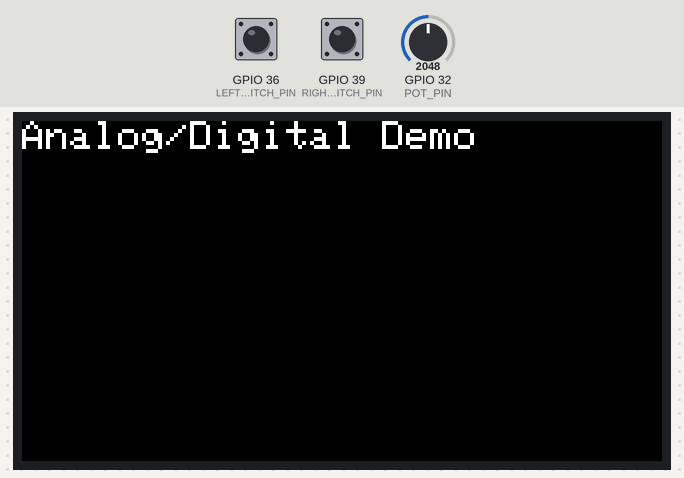
Bench run of a sketch on a simulated ESP32. Shown: 320×170 colour display. The test bench sets the inputs (shaded band); at power-on: GPIO 36 (LEFT_SWITCH_PIN) HIGH, GPIO 39 (RIGHT_SWITCH_PIN) HIGH, GPIO 32 (POT_PIN) = 2048.

Above: at 0.3 s.
2.5 s: GPIO 36 (LEFT_SWITCH_PIN) pulled LOW for 0.15 s
At 2.64 s:
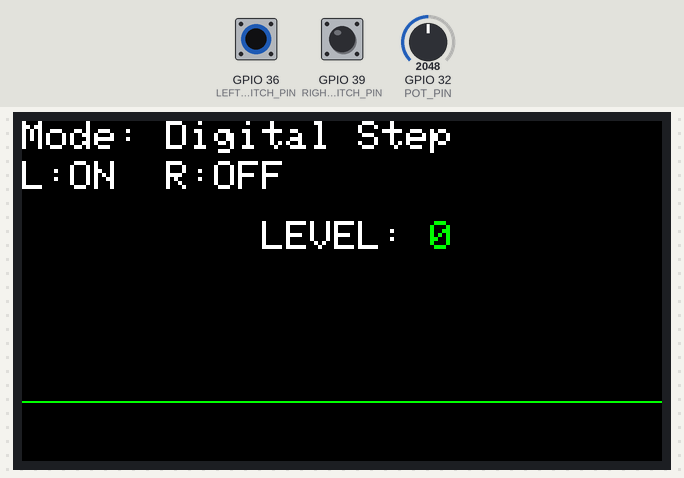
At 3.7 s:
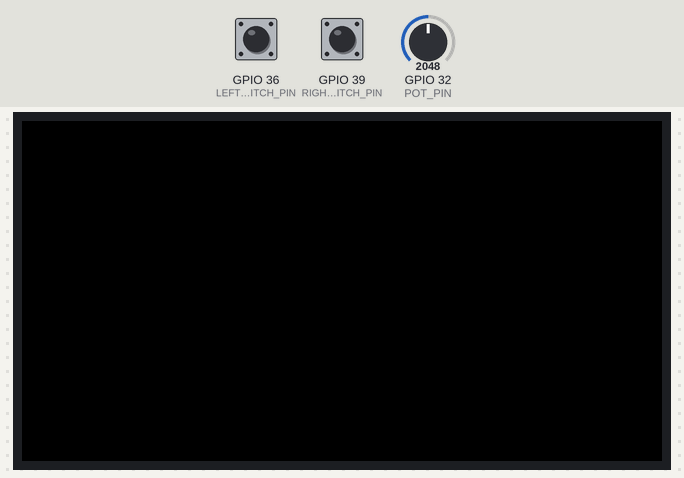
4.2 s: GPIO 39 (RIGHT_SWITCH_PIN) pulled LOW for 0.15 s
5.8 s: GPIO 39 (RIGHT_SWITCH_PIN) pulled LOW for 3.2 s
At 5.98 s:
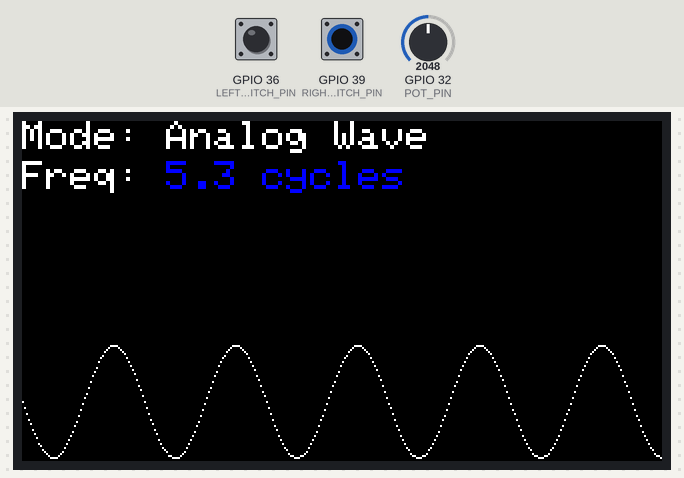
12.0 s: GPIO 36 (LEFT_SWITCH_PIN) pulled LOW for 3.2 s
At 13.1 s:
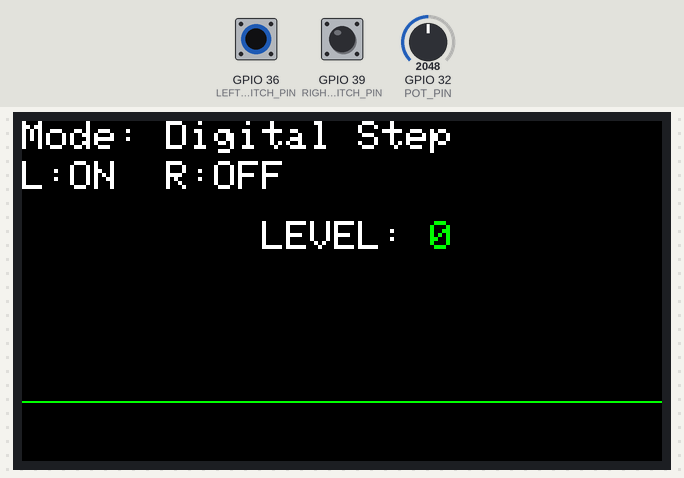
18.2 s: GPIO 36 (LEFT_SWITCH_PIN) pulled LOW for 3.2 s
24.4 s: GPIO 36 (LEFT_SWITCH_PIN) pulled LOW for 3.2 s
Timing chart, 0 to 27.4 s (numbered marks = the images above; inputs shaded):
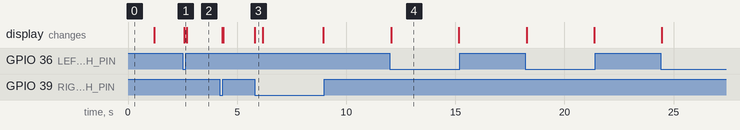

The sketch:

dig_analog_v2.ino
```cpp
// Acknowledgments

// Creator: Anany Sharma at the University of Florida working under NSF grant. 2405373

// This material is based upon work supported by the National Science Foundation under Grant No. 2405373.
// Any opinions, findings, and conclusions or recommendations expressed in this material are those of the authors and do not necessarily reflect the views of the National Science Foundation.

#include <Wire.h>
#include <Adafruit_GFX.h>    // Core graphics library
#include <Adafruit_ST7789.h> // Hardware-specific library for ST7789
#include <SPI.h>             // Required for SPI communication
#include <math.h>            // Needed for plotting the sin graph

// --- Display Pin Definitions ---
#define TFT_CS   33  // Chip Select control pin
#define TFT_DC    25  // Data/Command select pin
#define TFT_RST   26  // Reset pin (or connect to RST, see below)


Adafruit_ST7789 tft = Adafruit_ST7789(TFT_CS, TFT_DC, TFT_RST);

// --- Display Constants (Adjusted for 320x170 landscape) ---
#define SCREEN_WIDTH 320
#define SCREEN_HEIGHT 170

// Input Pins (Assuming the same pins for ESP32)
#define POT_PIN 32       // Analog input for potentiometer
#define LEFT_SWITCH_PIN 36 // Digital input for left switch
#define RIGHT_SWITCH_PIN 39 // Digital input for right switch

#define ADC_MAX 4095.0

// --- Global Variable ---
// Define the Y coordinate for the base digital level (both switches OFF)
// Let's place it about 30 pixels from the bottom for better visibility on a taller screen.
const int BASE_Y_LEVEL = SCREEN_HEIGHT - 30;

// defining variables for color channels to be used later. (Variables are temporary storage location for repetitive usage of certain information, it makes the code more readable)
#define BLACK   0x0000
#define WHITE   0xFFFF
#define BLUE    0x001F
#define GREEN   0x07E0
#define RED     0xF800

void setup() {
  Serial.begin(115200);

  // --- Display Initialization ---
  tft.init(SCREEN_HEIGHT, SCREEN_WIDTH); // Initialize ST7789 with your resolution
  tft.setRotation(3);
  tft.fillScreen(BLACK); // Clear the screen with black

  // Initialize inputs
  pinMode(POT_PIN, INPUT);
  pinMode(LEFT_SWITCH_PIN, INPUT_PULLUP); // Use internal pull-up resistor
  pinMode(RIGHT_SWITCH_PIN, INPUT_PULLUP); // Use internal pull-up resistor

  tft.setCursor(0, 0);       // Set cursor to top-left
  tft.setTextColor(WHITE); // Set text color to white
  tft.setTextSize(2);        // Set text size
  tft.println("Analog/Digital Demo");

  delay(1000); // Display initial message for a moment
}

// Function to read the potentiometer value and map it to a desired range
float readPotentiometer(float minVal, float maxVal) {
  float sensorValue = analogRead(POT_PIN);
   float mappedValue = minVal + (sensorValue / ADC_MAX) * (maxVal - minVal);
  return mappedValue;
}

// Function to draw a sinusoidal wave centered at a specific Y coordinate
// Amplitude here is the peak deviation from the center Y
void drawSineWave(float amplitude, float frequency, int centerY) {
  int maxY = SCREEN_HEIGHT - 1;
  int minY_analog_area = 40; // Leave space for text at the top

  if (centerY + amplitude >= maxY) amplitude = maxY - 1 - centerY;
  if (centerY - amplitude < minY_analog_area) amplitude = centerY - minY_analog_area;

  if (amplitude < 1) amplitude = 1;
  for (int x = 0; x < SCREEN_WIDTH; x++) {
    // Calculate the y-value for the sine wave relative to the center Y
    float yValue = amplitude * sin(2.0 * PI * frequency * (float)x / SCREEN_WIDTH) + centerY;

    // Draw the point if it's within screen bounds and the analog area
    if (yValue >= minY_analog_area && yValue < SCREEN_HEIGHT) {
      tft.drawPixel(x, (int)round(yValue), WHITE); // Draw the pixel in white
    }
  }
}

// Function to draw the digital step function line and associated text
void drawDigitalStep(bool leftState, bool rightState) {
  int level = 1;
  if (leftState && !rightState) level = 1;  // Left ON only
  if (!leftState && rightState) level = 2;  // Right ON only

  // Calculate the Y coordinate for the step function line based on level
  int yCoordinate;
  String levelText = "OFF";

  // Adjust Y coordinates for the new screen height
  switch (level) {
    case 1:
      yCoordinate = SCREEN_HEIGHT - 30; // Level 1 near the base
      levelText = "0";
      break;
    case 2:
      yCoordinate = SCREEN_HEIGHT - 70; // Level 2 higher
      levelText = "1";
      break;
  }

  tft.drawFastHLine(0, yCoordinate, SCREEN_WIDTH, GREEN);
  tft.setCursor(0, 0);
  tft.setTextColor(WHITE);
  tft.setTextSize(2);
  tft.println("Mode: Digital Step");

  tft.setCursor(0, 20); // Move down
  tft.setTextColor(WHITE);
  tft.print("L:");
  tft.print(leftState ? "ON " : "OFF");
  tft.print(" R:");
  tft.println(rightState ? "ON " : "OFF");

  tft.setCursor(120, 50); // Move down for the next line
  tft.print("LEVEL: ");
  tft.setTextColor(GREEN); // Color for the level text
  tft.println(levelText);


}

int previousDigitalY = BASE_Y_LEVEL;
float previousAmplitude = 0; // Initialize to a value that won't draw anything significant initially
float previousFrequency = 0;


void loop() {
  // Read the switch states
  bool leftSwitchState = !digitalRead(LEFT_SWITCH_PIN);
  bool rightSwitchState = !digitalRead(RIGHT_SWITCH_PIN);

  // Clear the display for the new frame
  tft.fillScreen(BLACK);

  // --- Conditional Logic: Decide whether to show Analog or Digital ---
  if (!leftSwitchState && !rightSwitchState) {
    // --- ANALOG MODE: No switches pressed ---

    // Read amplitude & frequency from potentiometer
    float max_analog_amplitude = BASE_Y_LEVEL - 40; // Leave space for top text
    if (max_analog_amplitude < 1) max_analog_amplitude = 1; // Ensure minimum amplitude range
    float amplitude = readPotentiometer(1.0, max_analog_amplitude);
    float frequency = readPotentiometer(0.5, 10.0); // Adjusted frequency range for wider screen

    // Display Status Text for Analog Mode
    tft.setCursor(0, 0);
    tft.setTextColor(WHITE);
    tft.setTextSize(2);
    tft.println("Mode: Analog Wave");

    tft.setCursor(0, 20);
    tft.print("Freq: ");
    tft.setTextColor(BLUE);
    tft.print(frequency, 1);
    tft.println(" cycles");


    drawSineWave(amplitude, frequency, BASE_Y_LEVEL);

  } else {
    drawDigitalStep(leftSwitchState, rightSwitchState);
  }
  delay(1);
}
```

Measured:
- after the input at 2.5 s, the display: changes after 0.08 s (image 1)
- after the input at 5.8 s, the display: changes at once (image 3)
- after the input at 12.0 s, the display: changes after 0.06 s (image 4)
- what the display in image 4 shows lasts 3.1 s, from 12.1 s to 15.2 s
